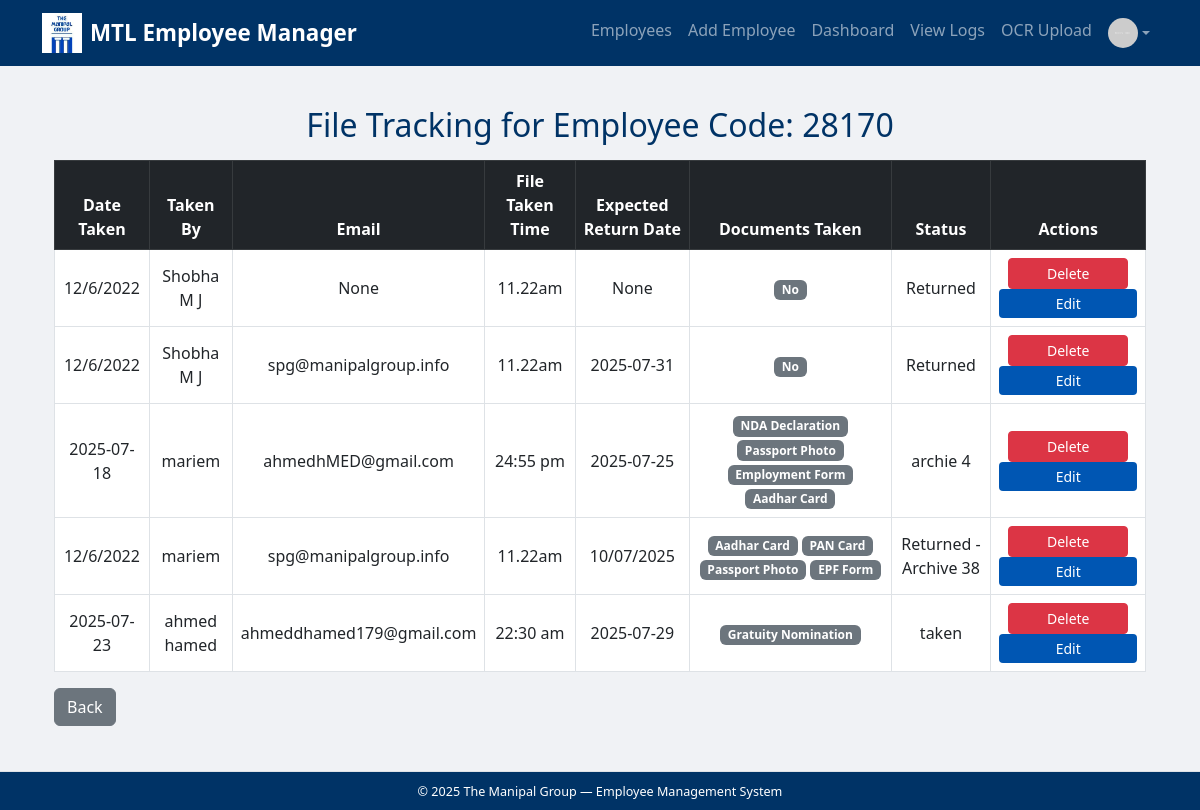
The app's page /view_file_tracking/28170 (signed in), older data.
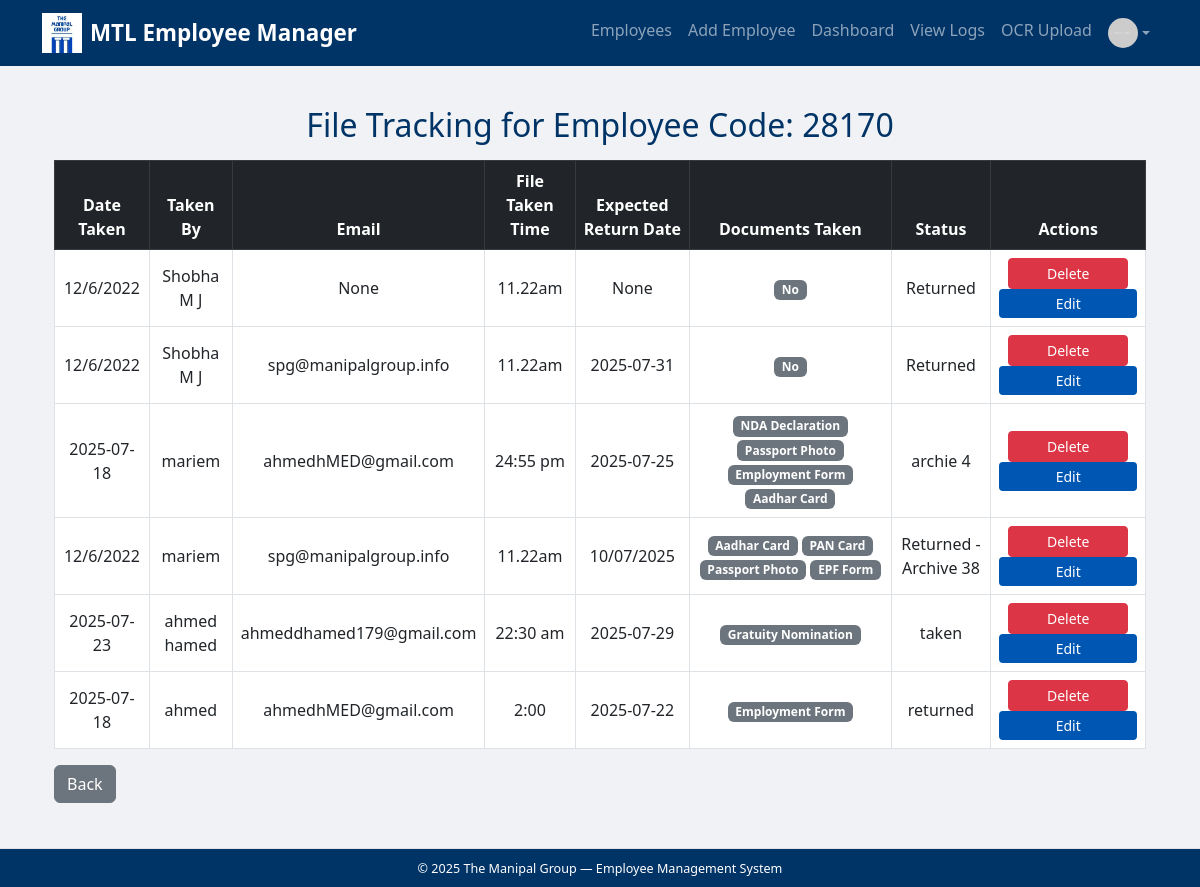
The same page, newer data.
### tables this page shows
CREATE TABLE file_tracking (
            id INTEGER PRIMARY KEY AUTOINCREMENT,
            employee_id INTEGER NOT NULL,
            date_taken TEXT NOT NULL,
            taken_by TEXT NOT NULL,
            file_taken_time TEXT NOT NULL,
            documents_taken TEXT NOT NULL,
            status_of_documents TEXT NOT NULL, taken_by_email TEXT, expected_return_date TEXT,
            FOREIGN KEY (employee_id) REFERENCES employees(id)
        );

### app.py (the view)
@app.route('/view_file_tracking/<string:employee_code>')
@login_required
def view_file_tracking(employee_code):
    employee = get_employee_by_code(employee_code)
    if not employee: return "❌ Employee not found", 404
    return render_template('view_file_tracking.html', tracking_records=get_file_tracking_by_employee(employee[0]),
                           employee_code=employee_code)

### app.py (called while the page is built)
def login_required(f):
    @wraps(f)
    def wrapper(*args, **kwargs):
        if 'user_role' not in session:
            return redirect(f"/login?next={request.path}")
        return f(*args, **kwargs)
    return wrapper

### utils/database.py (called while the page is built)
def create_connection():
    return sqlite3.connect(DB_NAME)

def get_file_tracking_by_employee(employee_id):
    with create_connection() as conn:
        return conn.execute(
            """
            SELECT
                id,
                date_taken,
                taken_by,
                taken_by_email,
                file_taken_time,
                expected_return_date,
                documents_taken,
                status_of_documents
            FROM file_tracking
            WHERE employee_id = ?;
            """,
            (employee_id,),
        ).fetchall()

def get_employee_by_code(employee_code):
    with create_connection() as conn:
        return conn.execute("""
            SELECT * FROM employees WHERE employee_code = ?;
        """, (employee_code,)).fetchone()

### templates/view_file_tracking.html (shortened to what this page needs)
{% extends 'base.html' %}
{% block content %}
<div class="container">
    <h2 class="text-center my-3">File Tracking for Employee Code: {{ employee_code }}</h2>
    <table class="table table-bordered text-center align-middle">
        <thead class="table-dark">
            <tr>
                 <th>Date Taken</th>
                <th>Taken By</th>
                <th>Email</th>
                <th>File Taken Time</th>
                <th>Expected Return Date</th>
                <th>Documents Taken</th>
                <th>Status</th>
                 {% if session['user_role'] in ['admin', 'super_admin'] %}
                <th>Actions</th>
                {% endif %}
            </tr>
        </thead>
        <tbody>
            {% for track in tracking_records %}
             <tr>
                <td>{{ track[1] }}</td>
                <td>{{ track[2] }}</td>
                <td>{{ track[3] }}</td>
                <td>{{ track[4] }}</td>
                <td>{{ track[5] }}</td>
                <td>
                    {% for doc in track[6].split(',') %}
                    <span class="badge bg-secondary">{{ doc }}</span>
                    {% endfor %}
                </td>
                <td>{{ track[7] }}</td>
                      {% if session['user_role'] in ['admin', 'super_admin'] %}
                    <td>
                    <form action="/delete_tracking/{{ track[0] }}/{{ employee_code }}" method="POST" class="d-inline" onsubmit="return confirm('Are you sure you want to delete this tracking record?')">
                        <button type="submit" class="btn btn-danger btn-sm">Delete</button>
                    </form>
                    <button type="button" class="btn btn-primary btn-sm" data-bs-toggle="modal" data-bs-target="#editModal{{ track[0] }}">Edit</button>
                </td>
                {% endif %}
            </tr>
            {% endfor %}
        </tbody>
    </table>
    <a href="/employees" class="btn btn-secondary">Back</a>
</div>
{% endblock %}

### templates/base.html (shortened to what this page needs)
<!DOCTYPE html>
<html lang="en">
<head>
    <link href="https://cdn.jsdelivr.net/npm/bootstrap@5.3.0/dist/css/bootstrap.min.css" rel="stylesheet">
    <link href="{{ url_for('static', filename='css/style.css') }}" rel="stylesheet">
</head>
<body>
<nav class="navbar navbar-expand-lg navbar-dark" style="background-color: #003366;">
  <div class="container">
    <a class="navbar-brand d-flex align-items-center" href="/employees">
      <img src="{{ url_for('static', filename='img/manipal_logo.jpeg') }}" alt="MTL Logo" width="40" height="40" class="me-2">
      <span>MTL Employee Manager</span>
    </a>
    <div class="collapse navbar-collapse" id="navbarNav">
     <ul class="navbar-nav ms-auto">
        {% if session.get('username') %}
        <li class="nav-item"><a class="nav-link" href="/employees">Employees</a></li>
        {% endif %}
         {% if session.get('user_role') in ['admin', 'super_admin'] %}
        <li class="nav-item"><a class="nav-link" href="/add">Add Employee</a></li>
        <li class="nav-item"><a class="nav-link" href="/dashboard">Dashboard</a></li>
        <li class="nav-item"><a class="nav-link" href="/view_logs">View Logs</a></li>
        <li class="nav-item"><a class="nav-link" href="/upload_ocr">OCR Upload</a></li>
        {% endif %}
       {% if session.get('username') %}
        <li class="nav-item dropdown">
            <a class="nav-link dropdown-toggle d-flex align-items-center" href="#" id="profileDropdown" role="button" data-bs-toggle="dropdown" aria-expanded="false">
                <img src="{{ url_for('static', filename=session.get('profile_photo') or 'img/default_profile.png') }}" class="rounded-circle" width="30" height="30" alt="Profile">
            </a>
        </li>
        {% else %}
        <li class="nav-item"><a class="nav-link" href="/login">Login</a></li>
        {% endif %}
      </ul>
    </div>
  </div>
</nav>
<main class="container py-4">
    {% block content %}{% endblock %}
</main>
<footer class="text-center py-2 border-top">
    <small>&copy; 2025 The Manipal Group — Employee Management System</small>
</footer>
</body>
</html>

### static/css/style.css (style rules this page uses)
body { background-color: #f0f2f5; font-family: 'Segoe UI', Tahoma, Geneva, Verdana, sans-serif; padding-bottom: 60px; }
.navbar { background-color: #003366; }
.navbar-brand span { color: white; font-size: 1.4rem; font-weight: bold; }
footer { font-size: 0.9rem; background-color: #003366; color: white; position: fixed; bottom: 0; left: 0; width: 100%; }
h2 { text-align: center; color: #003366; margin-bottom: 20px; }
.btn-primary { background-color: #0056b3; border: none; width: 100%; }
.btn-sm { min-width: 120px; text-align: center; }

Row changes from the older to the newer data that the page shows:
added file_tracking: date_taken "2025-07-18", taken_by "ahmed", taken_by_email "ahmedhMED@gmail.com", file_taken_time "2:00", expected_return_date "2025-07-22", documents_taken "Employment Form", status_of_documents "returned"
